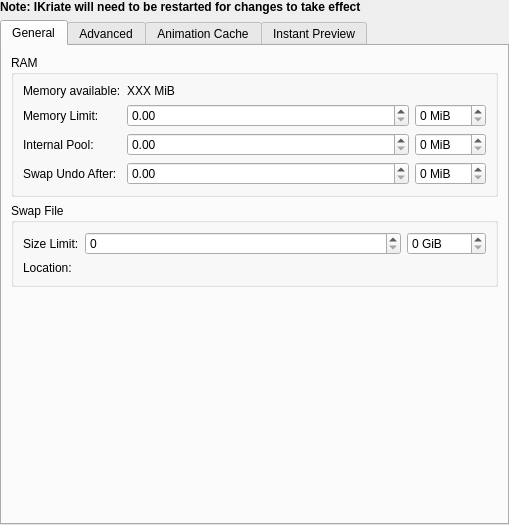
<?xml version="1.0" encoding="UTF-8"?>
<ui version="4.0">
 <author>
    SPDX-FileCopyrightText: none
    SPDX-License-Identifier: GPL-3.0-or-later
  </author>
 <class>WdgPerformanceSettings</class>
 <widget class="QWidget" name="WdgPerformanceSettings">
  <property name="geometry">
   <rect>
    <x>0</x>
    <y>0</y>
    <width>509</width>
    <height>525</height>
   </rect>
  </property>
  <layout class="QVBoxLayout" name="verticalLayout_3">
   <property name="leftMargin">
    <number>0</number>
   </property>
   <property name="topMargin">
    <number>0</number>
   </property>
   <property name="rightMargin">
    <number>0</number>
   </property>
   <property name="bottomMargin">
    <number>0</number>
   </property>
   <item>
    <widget class="QLabel" name="label_10">
     <property name="font">
      <font>
       <bold>true</bold>
      </font>
     </property>
     <property name="text">
      <string>Note: IKriate will need to be restarted for changes to take effect</string>
     </property>
    </widget>
   </item>
   <item>
    <widget class="QTabWidget" name="tabWidget">
     <property name="currentIndex">
      <number>0</number>
     </property>
     <widget class="QWidget" name="General">
      <attribute name="title">
       <string>General</string>
      </attribute>
      <layout class="QVBoxLayout" name="verticalLayout_2">
       <item>
        <widget class="QGroupBox" name="groupBox">
         <property name="title">
          <string>RAM</string>
         </property>
         <layout class="QFormLayout" name="formLayout">
          <item row="0" column="0">
           <widget class="QLabel" name="label_2">
            <property name="text">
             <string>Memory available:</string>
            </property>
           </widget>
          </item>
          <item row="0" column="1">
           <widget class="QLabel" name="lblTotalMemory">
            <property name="sizePolicy">
             <sizepolicy hsizetype="MinimumExpanding" vsizetype="Preferred">
              <horstretch>0</horstretch>
              <verstretch>0</verstretch>
             </sizepolicy>
            </property>
            <property name="text">
             <string>XXX MiB</string>
            </property>
            <property name="alignment">
             <set>Qt::AlignmentFlag::AlignLeading|Qt::AlignmentFlag::AlignLeft|Qt::AlignmentFlag::AlignVCenter</set>
            </property>
           </widget>
          </item>
          <item row="1" column="0">
           <widget class="QLabel" name="label">
            <property name="toolTip">
             <string>IKriate will not use more memory than this limit.</string>
            </property>
            <property name="text">
             <string>Memory Limit:</string>
            </property>
           </widget>
          </item>
          <item row="1" column="1">
           <layout class="QGridLayout" name="gridLayout" columnstretch="4,1">
            <item row="0" column="0">
             <widget class="KisDoubleSliderSpinBox" name="sliderMemoryLimit">
              <property name="sizePolicy">
               <sizepolicy hsizetype="MinimumExpanding" vsizetype="Minimum">
                <horstretch>0</horstretch>
                <verstretch>0</verstretch>
               </sizepolicy>
              </property>
              <property name="toolTip">
               <string>IKriate will not use more memory than this limit.</string>
              </property>
             </widget>
            </item>
            <item row="0" column="1">
             <widget class="KisIntParseSpinBox" name="intMemoryLimit">
              <property name="suffix">
               <string> MiB</string>
              </property>
             </widget>
            </item>
           </layout>
          </item>
          <item row="2" column="0">
           <widget class="QLabel" name="label_5">
            <property name="text">
             <string>Internal Pool:</string>
            </property>
           </widget>
          </item>
          <item row="2" column="1">
           <layout class="QGridLayout" name="gridLayout_2" columnstretch="4,1">
            <item row="0" column="0">
             <widget class="KisDoubleSliderSpinBox" name="sliderPoolLimit">
              <property name="sizePolicy">
               <sizepolicy hsizetype="MinimumExpanding" vsizetype="Preferred">
                <horstretch>0</horstretch>
                <verstretch>0</verstretch>
               </sizepolicy>
              </property>
             </widget>
            </item>
            <item row="0" column="1">
             <widget class="KisIntParseSpinBox" name="intPoolLimit">
              <property name="suffix">
               <string> MiB</string>
              </property>
             </widget>
            </item>
           </layout>
          </item>
          <item row="3" column="0">
           <widget class="QLabel" name="label_4">
            <property name="toolTip">
             <string>When undo information reaches this limit, it will be stored in a temporary file and memory will be freed. Undo will be slower.</string>
            </property>
            <property name="text">
             <string>Swap Undo After:</string>
            </property>
           </widget>
          </item>
          <item row="3" column="1">
           <layout class="QGridLayout" name="gridLayout_3" columnstretch="4,1">
            <item row="0" column="0">
             <widget class="KisDoubleSliderSpinBox" name="sliderUndoLimit">
              <property name="sizePolicy">
               <sizepolicy hsizetype="MinimumExpanding" vsizetype="Minimum">
                <horstretch>0</horstretch>
                <verstretch>0</verstretch>
               </sizepolicy>
              </property>
              <property name="toolTip">
               <string>When undo information reaches this limit, it will be stored in a temporary file and memory will be freed. Undo will be slower.</string>
              </property>
             </widget>
            </item>
            <item row="0" column="1">
             <widget class="KisIntParseSpinBox" name="intUndoLimit">
              <property name="suffix">
               <string> MiB</string>
              </property>
             </widget>
            </item>
           </layout>
          </item>
         </layout>
        </widget>
       </item>
       <item>
        <widget class="QGroupBox" name="groupBox_2">
         <property name="title">
          <string>Swap File</string>
         </property>
         <layout class="QFormLayout" name="formLayout_2">
          <item row="0" column="0">
           <widget class="QLabel" name="label_6">
            <property name="toolTip">
             <string>The swap file will not be bigger than this limit.</string>
            </property>
            <property name="text">
             <string>Size Limit:</string>
            </property>
           </widget>
          </item>
          <item row="0" column="1">
           <layout class="QGridLayout" name="gridLayout_4" columnstretch="4,1">
            <item row="0" column="0">
             <widget class="KisSliderSpinBox" name="sliderSwapSize">
              <property name="sizePolicy">
               <sizepolicy hsizetype="MinimumExpanding" vsizetype="Minimum">
                <horstretch>0</horstretch>
                <verstretch>0</verstretch>
               </sizepolicy>
              </property>
              <property name="toolTip">
               <string>The swap file will not be bigger than this limit.</string>
              </property>
             </widget>
            </item>
            <item row="0" column="1">
             <widget class="KisIntParseSpinBox" name="intSwapSize">
              <property name="suffix">
               <string> GiB</string>
              </property>
             </widget>
            </item>
           </layout>
          </item>
          <item row="1" column="0">
           <widget class="QLabel" name="label_3">
            <property name="text">
             <string>Location:</string>
            </property>
           </widget>
          </item>
          <item row="1" column="1">
           <widget class="KisFileNameRequester" name="swapFileLocation" native="true"/>
          </item>
         </layout>
        </widget>
       </item>
       <item>
        <spacer name="verticalSpacer_2">
         <property name="orientation">
          <enum>Qt::Orientation::Vertical</enum>
         </property>
         <property name="sizeHint" stdset="0">
          <size>
           <width>20</width>
           <height>5</height>
          </size>
         </property>
        </spacer>
       </item>
      </layout>
     </widget>
     <widget class="QWidget" name="Advanced">
      <attribute name="title">
       <string>Advanced</string>
      </attribute>
      <layout class="QFormLayout" name="formLayout_5">
       <item row="0" column="0" colspan="2">
        <widget class="QGroupBox" name="groupBox_4">
         <property name="title">
          <string>Multithreading</string>
         </property>
         <layout class="QFormLayout" name="formLayout_3">
          <item row="0" column="0">
           <widget class="QLabel" name="label_8">
            <property name="text">
             <string>CPU Limit:</string>
            </property>
           </widget>
          </item>
          <item row="0" column="1">
           <widget class="KisSliderSpinBox" name="sliderThreadsLimit">
            <property name="sizePolicy">
             <sizepolicy hsizetype="MinimumExpanding" vsizetype="Minimum">
              <horstretch>0</horstretch>
              <verstretch>0</verstretch>
             </sizepolicy>
            </property>
            <property name="toolTip">
             <string>&lt;html&gt;&lt;head/&gt;&lt;body&gt;&lt;p&gt;IKriate will not use more CPU cores than selected by this limit&lt;/p&gt;&lt;/body&gt;&lt;/html&gt;</string>
            </property>
           </widget>
          </item>
          <item row="1" column="0">
           <widget class="QLabel" name="label_9">
            <property name="text">
             <string>Frame Rendering Clones Limit</string>
            </property>
           </widget>
          </item>
          <item row="1" column="1">
           <widget class="KisSliderSpinBox" name="sliderFrameClonesLimit">
            <property name="sizePolicy">
             <sizepolicy hsizetype="MinimumExpanding" vsizetype="Minimum">
              <horstretch>0</horstretch>
              <verstretch>0</verstretch>
             </sizepolicy>
            </property>
            <property name="toolTip">
             <string>&lt;html&gt;&lt;head/&gt;&lt;body&gt;&lt;p&gt;When rendering animation frames (into files or during animation cache regeneration), IKriate will make the specified number of copies of your image and will work on them in parallel. Each copy will demand more RAM for its storage (about 20% of the size of you image), so raise this limit only if you have enough RAM installed.&lt;/p&gt;&lt;p&gt;&lt;br/&gt;&lt;/p&gt;&lt;p&gt;&lt;span style=&quot; font-weight:600;&quot;&gt;Recommended value:&lt;/span&gt; set Clones Limit to the number of &lt;span style=&quot; text-decoration: underline;&quot;&gt;physical&lt;/span&gt; (non-hyperthreaded) cores your CPU has&lt;/p&gt;&lt;/body&gt;&lt;/html&gt;</string>
            </property>
           </widget>
          </item>
          <item row="2" column="0">
           <widget class="QLabel" name="label_11">
            <property name="text">
             <string>Frame Rendering Timeout</string>
            </property>
           </widget>
          </item>
          <item row="2" column="1">
           <widget class="KisSliderSpinBox" name="sliderFrameTimeout">
            <property name="sizePolicy">
             <sizepolicy hsizetype="MinimumExpanding" vsizetype="Minimum">
              <horstretch>0</horstretch>
              <verstretch>0</verstretch>
             </sizepolicy>
            </property>
            <property name="toolTip">
             <string>&lt;html&gt;&lt;head/&gt;&lt;body&gt;&lt;p&gt;The timeout for rendering one frame. If your animation rendering fails regularly with a timeout, try increasing this value&lt;/p&gt;&lt;p&gt;&lt;br/&gt;&lt;/p&gt;&lt;p&gt;&lt;span style=&quot; font-weight:600;&quot;&gt;Recommended value:&lt;/span&gt; 30...60 seconds&lt;/p&gt;&lt;/body&gt;&lt;/html&gt;</string>
            </property>
           </widget>
          </item>
         </layout>
        </widget>
       </item>
       <item row="1" column="0" colspan="2">
        <widget class="QGroupBox" name="fpsGroup">
         <property name="title">
          <string>Frame rate</string>
         </property>
         <layout class="QHBoxLayout" name="horizontalLayout">
          <item>
           <widget class="QLabel" name="label_fps">
            <property name="text">
             <string>Frame rate limit:</string>
            </property>
           </widget>
          </item>
          <item>
           <widget class="KisSliderSpinBox" name="sliderFpsLimit">
            <property name="sizePolicy">
             <sizepolicy hsizetype="MinimumExpanding" vsizetype="Preferred">
              <horstretch>0</horstretch>
              <verstretch>0</verstretch>
             </sizepolicy>
            </property>
            <property name="toolTip">
             <string>&lt;html&gt;&lt;head/&gt;&lt;body&gt;&lt;p&gt;IKriate will try to limit the number of screen updates per second to the given number. A lower number will decrease visual responsiveness but increase stylus precision on some systems like macOS.&lt;p&gt;&lt;/body&gt;&lt;/html&gt;</string>
            </property>
           </widget>
          </item>
          <item>
           <widget class="QCheckBox" name="chkDetectFps">
            <property name="text">
             <string>Detect from screen</string>
            </property>
           </widget>
          </item>
         </layout>
        </widget>
       </item>
       <item row="2" column="0" colspan="2">
        <widget class="QGroupBox" name="groupBox_7">
         <property name="title">
          <string>Debug options</string>
         </property>
         <layout class="QFormLayout" name="formLayout_9">
          <item row="0" column="0">
           <widget class="QCheckBox" name="chkOpenGLFramerateLogging">
            <property name="text">
             <string>Debug logging of OpenGL framerate</string>
            </property>
           </widget>
          </item>
          <item row="1" column="0">
           <widget class="QCheckBox" name="chkBrushSpeedLogging">
            <property name="text">
             <string>Debug logging for brush rendering speed</string>
            </property>
           </widget>
          </item>
          <item row="2" column="0">
           <widget class="QCheckBox" name="chkDisableAVXOptimizations">
            <property name="text">
             <string>Disable AVX vector optimizations</string>
            </property>
           </widget>
          </item>
          <item row="3" column="0">
           <widget class="QCheckBox" name="chkDisableVectorOptimizations">
            <property name="text">
             <string>Disable all vector optimizations</string>
            </property>
           </widget>
          </item>
          <item row="4" column="0">
           <widget class="QCheckBox" name="chkProgressReporting">
            <property name="text">
             <string>Progress reporting (might affect performance)</string>
            </property>
           </widget>
          </item>
          <item row="5" column="0">
           <widget class="QCheckBox" name="chkPerformanceLogging">
            <property name="text">
             <string>Performance logging</string>
            </property>
           </widget>
          </item>
         </layout>
        </widget>
       </item>
       <item row="3" column="0" colspan="2">
        <widget class="QLabel" name="label_7">
         <property name="frameShape">
          <enum>QFrame::Shape::NoFrame</enum>
         </property>
         <property name="text">
          <string>&lt;html&gt;&lt;head/&gt;&lt;body&gt;&lt;p&gt;When performance logging is enabled IKriate saves timing information into the &lt;tt&gt;&amp;lt;working_dir&amp;gt;/log&lt;/tt&gt; folder. If you experience performance problems and want to help us, enable this option and add the contents of the directory to a bug report.&lt;/p&gt;&lt;/body&gt;&lt;/html&gt;</string>
         </property>
         <property name="alignment">
          <set>Qt::AlignmentFlag::AlignJustify|Qt::AlignmentFlag::AlignVCenter</set>
         </property>
         <property name="wordWrap">
          <bool>true</bool>
         </property>
        </widget>
       </item>
       <item row="4" column="0" colspan="2">
        <spacer name="verticalSpacer_3">
         <property name="orientation">
          <enum>Qt::Orientation::Vertical</enum>
         </property>
         <property name="sizeHint" stdset="0">
          <size>
           <width>20</width>
           <height>5</height>
          </size>
         </property>
        </spacer>
       </item>
      </layout>
     </widget>
     <widget class="QWidget" name="AnimationCache">
      <attribute name="title">
       <string>Animation Cache</string>
      </attribute>
      <layout class="QFormLayout" name="formLayout_8">
       <item row="0" column="0" colspan="2">
        <widget class="QGroupBox" name="groupBox_3">
         <property name="title">
          <string>Cache Storage Backend</string>
         </property>
         <layout class="QFormLayout" name="formLayout_6">
          <item row="0" column="1">
           <widget class="QRadioButton" name="optInMemory">
            <property name="toolTip">
             <string>&lt;html&gt;&lt;head/&gt;&lt;body&gt;&lt;p&gt;Animation frame cache will be stored in RAM completely without any limitations&lt;/p&gt;&lt;p&gt;&lt;span style=&quot; font-weight:600;&quot;&gt;WARNING:&lt;/span&gt; please make sure your computer has enough RAM &lt;span style=&quot; text-decoration: underline;&quot;&gt;above&lt;/span&gt; the amount you requested in General tab. Otherwise you might face system freezes.&lt;/p&gt;&lt;p&gt;* for 1 second of FullHD@25fps video you need extra 200 MiB of memory&lt;/p&gt;&lt;p&gt;* for 1 second of 4K UltraHD@25fps video you need extra 800 MiB of memory&lt;/p&gt;&lt;/body&gt;&lt;/html&gt;</string>
            </property>
            <property name="text">
             <string>In-memory</string>
            </property>
           </widget>
          </item>
          <item row="1" column="1">
           <widget class="QRadioButton" name="optOnDisk">
            <property name="toolTip">
             <string>&lt;html&gt;&lt;head/&gt;&lt;body&gt;&lt;p&gt;Animation frames are stored on hard disk in the same folder as swap file. The cache is stored in a compressed way. Little amount of extra RAM is needed.&lt;/p&gt;&lt;p&gt;Since data transfer speed of the hard drive is low, you might want to limit cached frame size to be able to play your video at 25 fps. The limit of 2500 px is usually a good choice.&lt;/p&gt;&lt;/body&gt;&lt;/html&gt;</string>
            </property>
            <property name="text">
             <string>On-disk</string>
            </property>
           </widget>
          </item>
         </layout>
        </widget>
       </item>
       <item row="1" column="0" colspan="2">
        <widget class="QGroupBox" name="groupBox_5">
         <property name="title">
          <string>Cache Generation Options</string>
         </property>
         <layout class="QFormLayout" name="formLayout_4">
          <item row="0" column="0">
           <widget class="QCheckBox" name="chkCachedFramesSizeLimit">
            <property name="toolTip">
             <string>&lt;html&gt;&lt;head/&gt;&lt;body&gt;&lt;p&gt;Render scaled down version of the frame if the image is bigger than the provided limit. Make sure you enable this option when using on-disk storage backend.&lt;/p&gt;&lt;/body&gt;&lt;/html&gt;</string>
            </property>
            <property name="text">
             <string>Limit cached frame size:</string>
            </property>
           </widget>
          </item>
          <item row="0" column="1">
           <widget class="KisSliderSpinBox" name="intCachedFramesSizeLimit">
            <property name="sizePolicy">
             <sizepolicy hsizetype="MinimumExpanding" vsizetype="Minimum">
              <horstretch>0</horstretch>
              <verstretch>0</verstretch>
             </sizepolicy>
            </property>
            <property name="toolTip">
             <string>&lt;html&gt;&lt;head/&gt;&lt;body&gt;&lt;p&gt;Size limit after which the frames will be scaled down&lt;/p&gt;&lt;p&gt;&lt;span style=&quot; font-weight:600;&quot;&gt;Recommended value:&lt;/span&gt; 2500&amp;nbsp;px&lt;/p&gt;&lt;/body&gt;&lt;/html&gt;</string>
            </property>
           </widget>
          </item>
          <item row="1" column="0">
           <widget class="QCheckBox" name="chkUseRegionOfInterest">
            <property name="toolTip">
             <string>&lt;html&gt;&lt;head/&gt;&lt;body&gt;&lt;p&gt;When the image is too big, render only currently visible part of it&lt;/p&gt;&lt;/body&gt;&lt;/html&gt;</string>
            </property>
            <property name="text">
             <string>Use region of interest</string>
            </property>
           </widget>
          </item>
          <item row="1" column="1">
           <widget class="KisSliderSpinBox" name="intRegionOfInterestMargin">
            <property name="sizePolicy">
             <sizepolicy hsizetype="MinimumExpanding" vsizetype="Minimum">
              <horstretch>0</horstretch>
              <verstretch>0</verstretch>
             </sizepolicy>
            </property>
            <property name="toolTip">
             <string>&lt;html&gt;&lt;head/&gt;&lt;body&gt;&lt;p&gt;Add extra area to the region of interest to each side of the canvas.&lt;/p&gt;&lt;p&gt;&lt;span style=&quot; font-weight:600;&quot;&gt;Recommended value:&lt;/span&gt; 25%. The region of interest will be extended by 25% to each side.&lt;/p&gt;&lt;/body&gt;&lt;/html&gt;</string>
            </property>
           </widget>
          </item>
          <item row="2" column="0">
           <widget class="QCheckBox" name="chkBackgroundCacheGeneration">
            <property name="toolTip">
             <string>&lt;html&gt;&lt;head/&gt;&lt;body&gt;&lt;p&gt;Automatically prerender animation cache in background when the user is idle&lt;/p&gt;&lt;/body&gt;&lt;/html&gt;</string>
            </property>
            <property name="text">
             <string>Enable background cache generation</string>
            </property>
           </widget>
          </item>
         </layout>
        </widget>
       </item>
       <item row="2" column="0" colspan="2">
        <spacer name="verticalSpacer">
         <property name="orientation">
          <enum>Qt::Orientation::Vertical</enum>
         </property>
         <property name="sizeHint" stdset="0">
          <size>
           <width>20</width>
           <height>40</height>
          </size>
         </property>
        </spacer>
       </item>
      </layout>
     </widget>
     <widget class="QWidget" name="InstantPreview">
      <attribute name="title">
       <string>Instant Preview</string>
      </attribute>
      <layout class="QVBoxLayout" name="verticalLayout_6">
       <item>
        <widget class="QCheckBox" name="chkTransformToolUseInStackPreview">
         <property name="toolTip">
          <string/>
         </property>
         <property name="text">
          <string>Use in-stack preview in Transform Tool</string>
         </property>
        </widget>
       </item>
       <item>
        <widget class="QGroupBox" name="groupBox_6">
         <property name="title">
          <string>Force Instant Preview</string>
         </property>
         <layout class="QFormLayout" name="formLayout_7">
          <item row="2" column="1">
           <widget class="QCheckBox" name="chkFiltersForceLodMode">
            <property name="toolTip">
             <string>&lt;html&gt;&lt;head/&gt;&lt;body&gt;&lt;p&gt;The filter dialog will always use instant preview, even if instant preview is disabled in the &amp;quot;View&amp;quot; menu&lt;/p&gt;&lt;/body&gt;&lt;/html&gt;</string>
            </property>
            <property name="text">
             <string>in Filters</string>
            </property>
           </widget>
          </item>
          <item row="1" column="1">
           <widget class="QCheckBox" name="chkTransformToolForceLodMode">
            <property name="toolTip">
             <string>&lt;html&gt;&lt;head/&gt;&lt;body&gt;&lt;p&gt;The transform tool preview will always use instant preview, even if instant preview is disabled in the &amp;quot;View&amp;quot; menu&lt;/p&gt;&lt;/body&gt;&lt;/html&gt;</string>
            </property>
            <property name="text">
             <string>in Transform Tool</string>
            </property>
           </widget>
          </item>
          <item row="0" column="1">
           <widget class="QCheckBox" name="chkMoveToolForceLodMode">
            <property name="toolTip">
             <string>&lt;html&gt;&lt;head/&gt;&lt;body&gt;&lt;p&gt;The move tool preview will always use instant preview, even if instant preview is disabled in the &amp;quot;View&amp;quot; menu&lt;/p&gt;&lt;/body&gt;&lt;/html&gt;</string>
            </property>
            <property name="text">
             <string>in Move Tool</string>
            </property>
           </widget>
          </item>
         </layout>
        </widget>
       </item>
       <item>
        <spacer name="verticalSpacer_4">
         <property name="orientation">
          <enum>Qt::Orientation::Vertical</enum>
         </property>
         <property name="sizeHint" stdset="0">
          <size>
           <width>20</width>
           <height>0</height>
          </size>
         </property>
        </spacer>
       </item>
      </layout>
     </widget>
    </widget>
   </item>
  </layout>
 </widget>
 <customwidgets>
  <customwidget>
   <class>KisSliderSpinBox</class>
   <extends>QSpinBox</extends>
   <header location="global">kis_slider_spin_box.h</header>
   <container>1</container>
  </customwidget>
  <customwidget>
   <class>KisIntParseSpinBox</class>
   <extends>QSpinBox</extends>
   <header>kis_int_parse_spin_box.h</header>
  </customwidget>
  <customwidget>
   <class>KisDoubleSliderSpinBox</class>
   <extends>QDoubleSpinBox</extends>
   <header location="global">kis_slider_spin_box.h</header>
   <container>1</container>
  </customwidget>
  <customwidget>
   <class>KisFileNameRequester</class>
   <extends>QWidget</extends>
   <header>kis_file_name_requester.h</header>
   <container>1</container>
  </customwidget>
 </customwidgets>
 <resources/>
 <connections/>
</ui>
